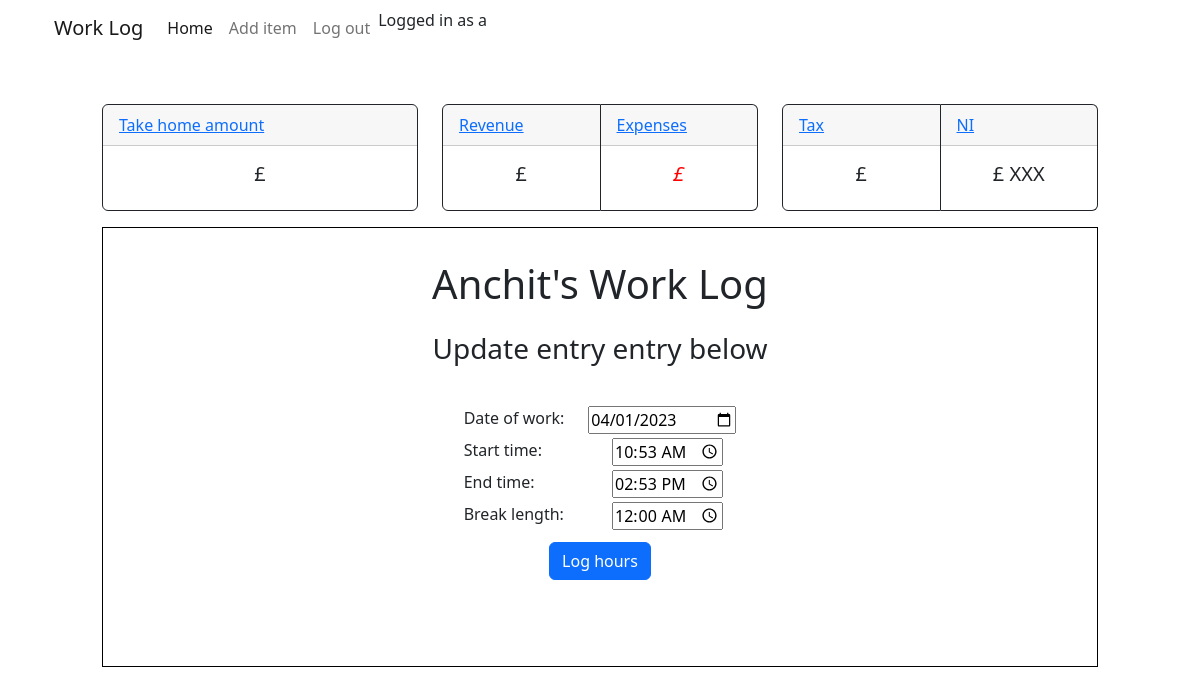
The page /update-time/19 (signed in) on the database its author committed.
### timeTrack/models.py (models this page shows, shortened)
class Times(models.Model):
    date_of_work = models.DateField(
        verbose_name='Day of work', default=timezone.now, blank=True)
    start_time = models.TimeField(
        verbose_name='Start Time', null=True,  blank=True)
    end_time = models.TimeField(
        verbose_name='End Time', null=True, blank=True)
    break_length = models.DurationField(
        verbose_name='Time taken for break', default=datetime.timedelta(0), null=True, blank=True,)

### timeTrack/views.py (the view)
# urls.py: path('update-time/<int:pk>', views.UpdateTimeView.as_view(), name='updateTime'),
class UpdateTimeView(LoginRequiredMixin, UpdateView):
    model = Times
    template_name = 'timeTrack/time-update.html'
    form_class = TimeCreateForm
    success_url = reverse_lazy('index')

### timeTrack/forms.py
class TimeCreateForm(ModelForm):
    class Meta:
        model = Times
        fields = '__all__'
        widgets = {
            'date_of_work': DateInput(),
            'start_time' : TimeInput(),
            'end_time' : TimeInput(),
            'break_length' : TimeInput(),
        }

### timeTrack/templates/timeTrack/time-update.html (shortened to what this page needs)
{% extends 'timeTrack/home.html' %} {% block forms %}
<div class="row">
  <div class="col d-flex flex-column justify-content-center align-items-center">
    <h3>Update entry entry below</h3>
    <form method="post" class="py-3 my-3">
      <div class="fieldWrapper row">
        <div class="col">
          <label class="form-label" for="{{ form.date_of_work.id_for_label }}"
            >Date of work:</label
          >
        </div>
        <div class="col">{{ form.date_of_work }}</div>
      </div>
      <div class="fieldWrapper row">
        <div class="col">
          <label class="form-label" for="{{ form.start_time.id_for_label }}"
            >Start time:</label
          >
        </div>
        <div class="col">{{ form.start_time }}</div>
      </div>
      <div class="fieldWrapper row">
        <div class="col">
          <label class="form-label" for="{{ form.end_time.id_for_label }}"
            >End time:</label
          >
        </div>
        <div class="col">{{ form.end_time }}</div>
      </div>
      <div class="fieldWrapper row">
        <div class="col">
          <label class="form-label" for="{{ form.break_length.id_for_label }}"
            >Break length:</label
          >
        </div>
        <div class="col">{{ form.break_length }}</div>
      </div>
      <div class="fieldWrapper row mt-2">
        <div class="col d-flex justify-content-center">
          <button type="submit" class="btn btn-primary text-center">
            Log hours
          </button>
        </div>
      </div>
    </form>
  </div>
</div>
{% endblock forms %}

### timeTrack/templates/timeTrack/nav.html (shortened to what this page needs)
<nav class="navbar navbar-expand-lg">
    <div class="container-fluid justify-content-center">
      <a class="navbar-brand" href="#">Work Log</a>
      <div class="collapse navbar-collapse" id="navbarSupportedContent">
        <ul class="navbar-nav me-auto mb-2 mb-lg-0">
          <li class="nav-item">
            <a class="nav-link active" aria-current="page" href="{% url 'index' %}">Home</a>
          </li>
          {% if user.is_authenticated %}
          <li class="nav-item">
            <a class="nav-link" href="{% url 'addTime' %}">Add item</a>
          </li>
          <li class="nav-item">
            <a class="nav-link" href="{% url 'logout' %}">Log out</a>
          </li>
          <p class="text-end">Logged in as {{user.username}}</p>
          {% endif %}
        </ul>
      </div>
    </div>
  </nav>

### timeTrack/static/timeTrack/styles.css (style rules this page uses)
:root { --black: #141414; --white: #ffffff; --red: #ff0000; }

### rows shown on the page
Times: date_of_work "04/01/2023", start_time "10:53:00", end_time "14:53:00", break_length "00:00:00"

### other values the page prints
{{ user.username }} "a"
